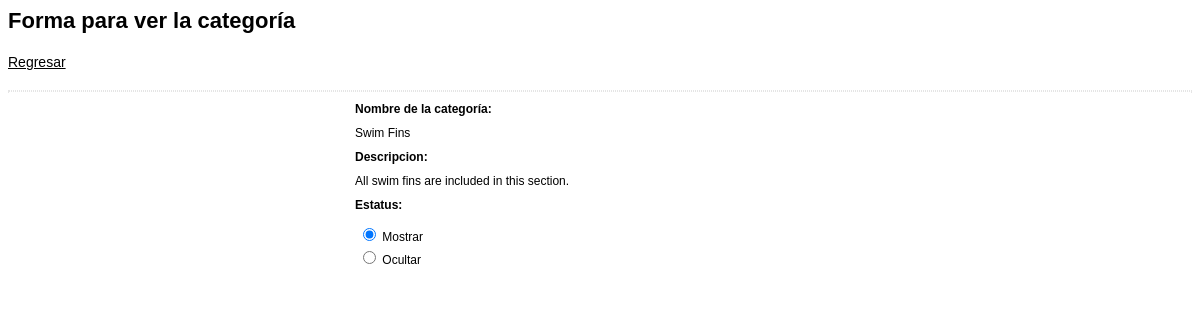
/lp-admin/_category-view.php?recordID=2, run on the app's committed database.
### tables this page shows
CREATE TABLE `categories` (
  `category_id` int(11) NOT NULL AUTO_INCREMENT,
  `category_name` varchar(100) NOT NULL,
  `category_desc` mediumtext NOT NULL,
  `category_status` tinyint(1) NOT NULL,
  PRIMARY KEY (`category_id`)
);

### lp-admin/_category-view.php (the view, shortened to what this page needs)
<?php require_once('../Connections/cn.php'); ?>
<?php
if (!function_exists("GetSQLValueString")) {
function GetSQLValueString($theValue, $theType, $theDefinedValue = "", $theNotDefinedValue = "")
{
  $theValue = function_exists("mysql_real_escape_string") ? mysql_real_escape_string($theValue) : mysql_escape_string($theValue);
  switch ($theType) {
    case "long":
    case "int":
      $theValue = ($theValue != "") ? intval($theValue) : "NULL";
      break;
  }
  return $theValue;
}
}
$query_rsCategories = "SELECT * FROM categories";
$rsCategories = mysql_query($query_rsCategories, $cn) or die(mysql_error());
$totalRows_rsCategories = mysql_num_rows($rsCategories);$var_category_id_rsCategories = "0";
if (isset($_GET['recordID'])) {
  $var_category_id_rsCategories = $_GET['recordID'];
}
$query_rsCategories = sprintf("SELECT * FROM categories WHERE categories.category_id = %s", GetSQLValueString($var_category_id_rsCategories, "int"));
$rsCategories = mysql_query($query_rsCategories, $cn) or die(mysql_error());
$row_rsCategories = mysql_fetch_assoc($rsCategories);
?>
<link rel="stylesheet" type="text/css" href="css/cart-style.css">
<h2>Forma para ver la  categor&iacute;a</h2>
<div class="action-link">
<a href="category-list.php" class="action-link">Regresar</a> </div>
<hr/>
<div class="form">
	<div class="row-item form-title">Nombre de la categor&iacute;a:</div>
	<div class="row-item form-input"><?php echo htmlentities($row_rsCategories['category_name'], ENT_COMPAT, ''); ?></div>
	<div class="row-item form-title">Descripcion:</div>
	<div class="row-item form-input"><?php echo htmlentities($row_rsCategories['category_desc'], ENT_COMPAT, ''); ?></div>
	<div class="row-item form-title">Estatus:</div>
	<div class="row-item form-input">
	<table>
		<tr>
			<td><input type="radio" name="category_status" value="1" <?php if (!(strcmp(htmlentities($row_rsCategories['category_status'], ENT_COMPAT, ''),1))) {echo "checked=\"checked\"";} ?>>
				Mostrar</td>
		</tr>
		<tr>
			<td><input type="radio" name="category_status" value="0" <?php if (!(strcmp(htmlentities($row_rsCategories['category_status'], ENT_COMPAT, ''),0))) {echo "checked=\"checked\"";} ?>>
				Ocultar</td>
		</tr>
	</table>
	</div>
</div>

### lp-admin/css/cart-style.css (style rules this page uses)
* { font-family: Arial, Helvetica, sans-serif; font-size: 12px; }
a { color: #000; text-decoration: underline; }
.row-item { padding: 5px; }
.action-link { margin: 20px 0; font-size: 14px; }
.form { max-width: 500px; margin: auto; display: block; }
.form-title { font-weight: bold; }
.form-input { -webkit-border-radius: 7px; -moz-border-radius: 7px; border-radius: 7px; }
hr { border: 1px #e5e5e5 dotted; clear: both; display: block; margin: 5px 0; }
h2 { font-size: 22px; display: block; }

### data on the page
categories: category_name "Swim Fins", category_desc "All swim fins are included in this section.", category_status "☑"
